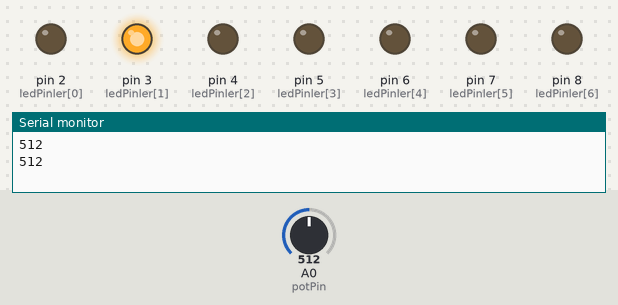
Simulated run of this sketch. Board: Arduino Uno, built with avr-gcc and run on an emulated ATmega328P. Parts: output pins drawn as LEDs (lit = HIGH), the last lines printed to the serial monitor. Dashed ring = blinking. The test bench sets the inputs (shaded band); at power-on: A0 (potPin) = 512.

Above: at 6.9 s.
7.0 s: A0 (potPin) set to 0
At 8.6 s:
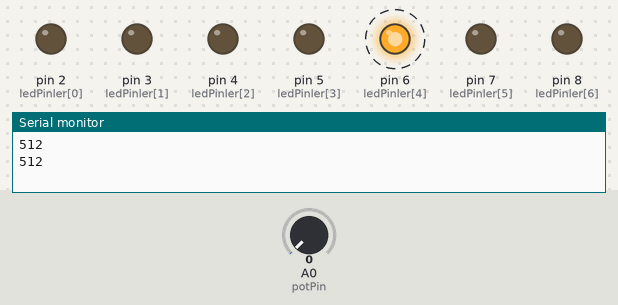
13.9 s: A0 (potPin) set to 122
At 14.33 s:
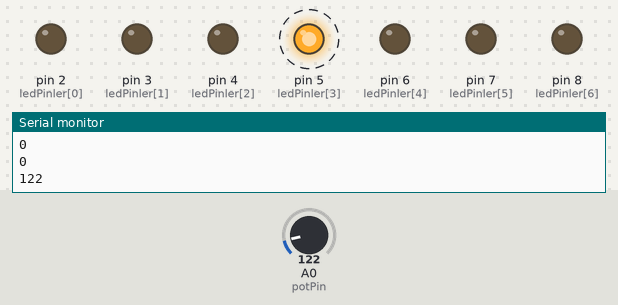
20.8 s: A0 (potPin) set to 306
At 21.38 s:
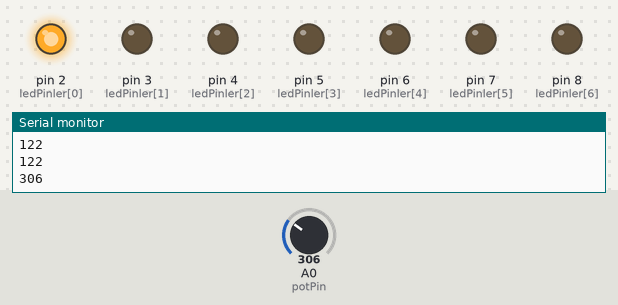
Timing chart, 0 to 33.7 s (numbered marks = the images above; inputs shaded):
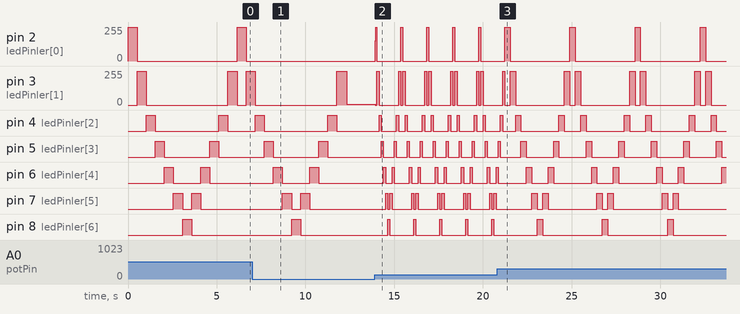

Measured:
- after the input at 7.0 s, pin 2 (ledPinler[0]): stays 0/255 (without the input it goes to 255/255 after 5.3 s); pin 4 (ledPinler[2]): goes on until 11.8 s, then stays LOW
- after the input at 13.9 s, pin 2 (ledPinler[0]): 0/255 → 153/255 at once, then moves between 0/255 and 255/255, repeating every 1.5 s; pin 3 (ledPinler[1]): 4/255 → 0/255 at once, then repeats every 1.5 s: 255/255 0.12 s, 0/255 1.1 s, 255/255 0.12 s, 0/255 0.12 s
- after the input at 20.8 s, pin 2 (ledPinler[0]): alternates 255/255 for 0.31 s and 0/255 for 3.4 s, starting after 0.73 s; pin 8 (ledPinler[6]): alternates HIGH for 0.31 s and LOW for 3.4 s, starting after 2.3 s
- by itself, pin 2 (ledPinler[0]): alternates 255/255 for 0.51 s and 0/255 for 5.6 s
- by itself, pin 4 (ledPinler[2]): alternates HIGH for 0.51 s and LOW for 3.6 s
- by itself, pin 5 (ledPinler[3]): alternates HIGH for 0.51 s and LOW for 2.6 s
- by itself, pin 6 (ledPinler[4]): alternates HIGH for 0.51 s and LOW for 1.5 s
- by itself, pin 7 (ledPinler[5]): alternates HIGH for 0.51 s and LOW for 0.51 s, 4 changes in all, then stays LOW

The sketch:

karaSimsek.ino
```cpp
// Kullanacağım 7 LED'i sırasıyla Arduino'nun bu pinlerine dizdim.
int ledPinler[] = {2, 3, 4, 5, 6, 7, 8};

// Döngülerde işim kolaylaşsın diye toplam LED sayımı sabitledim.
int ledSayisi = 7;

// Animasyonun hızını parmağımla ayarlayabilmek için bir potansiyometre (ayarlı direnç) ekledim.
// Analog sinyal okuyacağım için A0 pinini seçtim.
int potPin = A0;

void setup() {
  // Potansiyometreden hangi değerlerin geldiğini ekranda görebilmek (ve gerekirse hata ayıklamak)
  // için seri haberleşmeyi başlattım.
  Serial.begin(9600);

  // Önceki koddaki gibi, tek tek yazmak yerine temiz bir döngüyle
  // bütün LED pinlerini elektrik vereceğim birer çıktı (OUTPUT) olarak ayarladım.
  for (int i = 0; i < ledSayisi; i++){
    pinMode(ledPinler[i], OUTPUT);
  }
}

void loop() {
  // İlk işim potansiyometrenin o anki konumunu okumak.
  // Buradan 0 ile 1023 arasında bir sayı geliyor ve ben bunu animasyonun "bekleme süresi" yapıyorum.
  // Düğmeyi çevirdikçe animasyon hızlanacak veya yavaşlayacak.
  int hizSuresi = analogRead(potPin);

  // Potansiyometreden gelen değeri bilgisayar ekranına yazdırıyorum ki ne olup bittiğini göreyim.
  Serial.println(hizSuresi);

  // 1. AŞAMA: Işığın baştan sona doğru kayması (Soldan sağa)
  for (int i = 0; i < ledSayisi; i++) {
    // Sıradaki LED'i yak...
    digitalWrite(ledPinler[i], HIGH);
    // ...potansiyometreden okuduğum süre kadar bekle...
    delay(hizSuresi);
    // ...ve söndür. Hemen ardından döngü bir sonraki LED'e geçecek.
    digitalWrite(ledPinler[i], LOW);
  }

  // 2. AŞAMA: Işığın geri dönmesi (Sağdan sola)
  // Burası ince ayar kısmı: En son LED zaten üstteki döngüde yandığı için, geri dönüşe
  // sondan bir önceki LED'den başlıyorum (ledSayisi - 2).
  // Ayrıca en başa kadar (0'a kadar) gitmiyorum, 1'de bırakıyorum (i > 0).
  // Çünkü 0. LED'i zaten üstteki döngü başlar başlamaz yakacak.
  // Eğer bunları yapmasaydım, ışık kenarlara geldiğinde iki kez yanar ve köşelerde takılmış gibi çirkin bir görüntü olurdu.
  for (int i = ledSayisi - 2; i > 0; i--){
    digitalWrite(ledPinler[i], HIGH);
    delay(hizSuresi);
    digitalWrite(ledPinler[i], LOW);
  }
}
```
